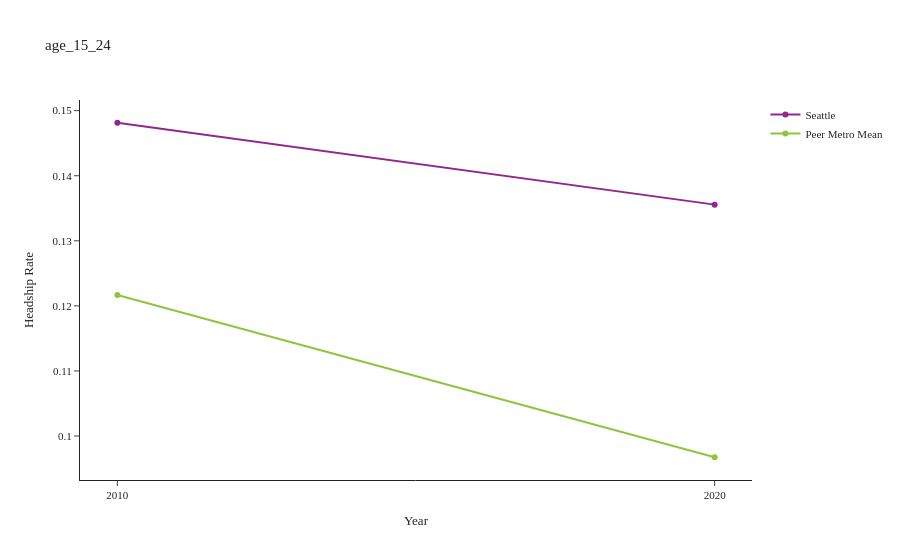
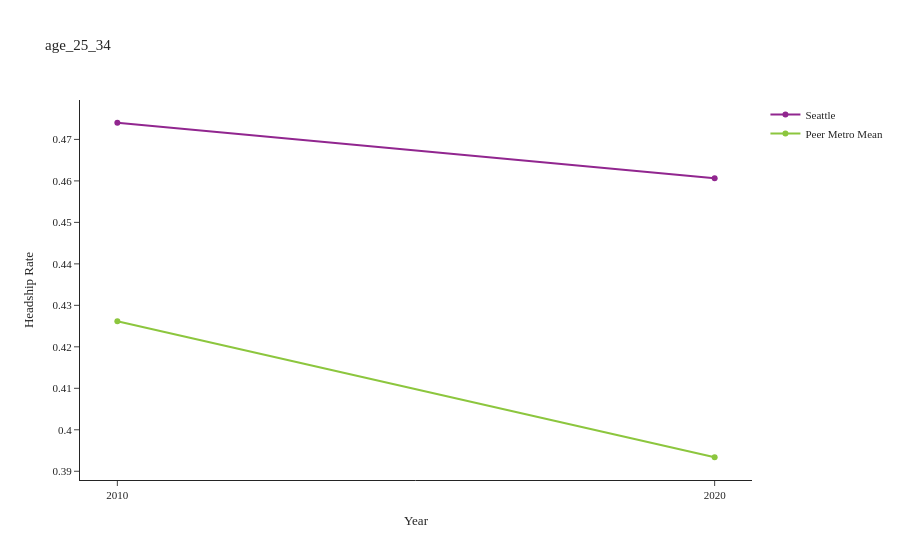
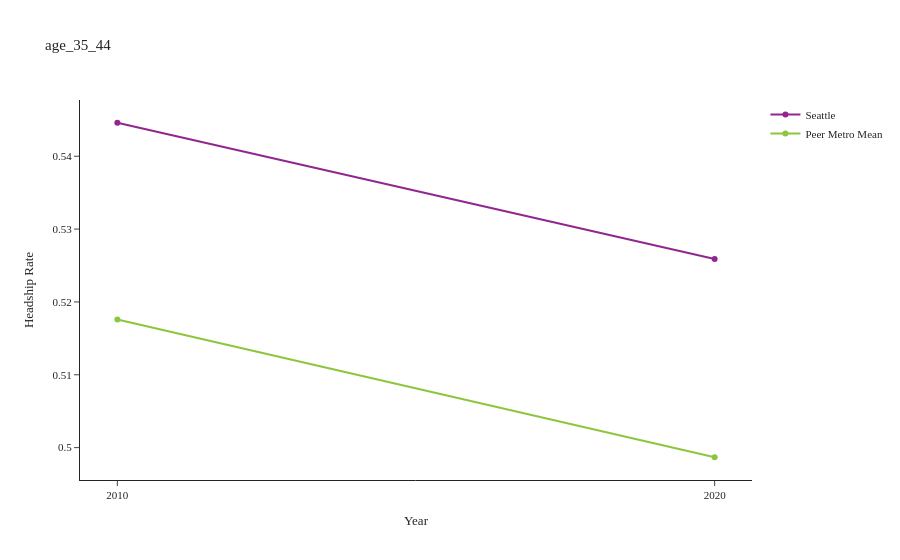
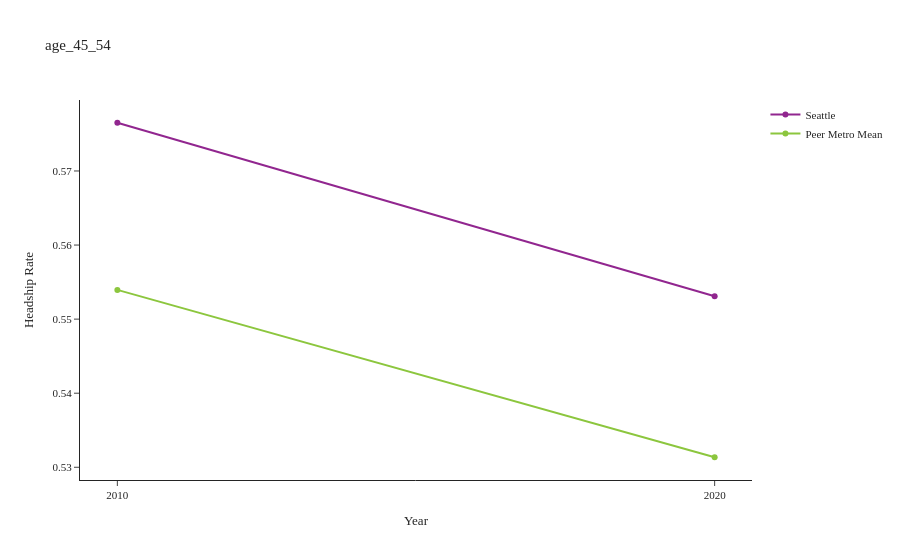

Notebook source saved alongside these figures, in order:
### Markdown cell above
# Seattle vs. Peers

### Code cell
seattle_id = 42660

# Mean across peer metros (excluding Seattle) per age/year
metro_mean = (
    plot_df[plot_df['metro_id'] != seattle_id]
    .groupby(['age', 'year'])['headship_rate']
    .mean()
    .reset_index()
    .assign(series='Peer Metro Mean')
)
seattle = (
    plot_df[plot_df['metro_id'] == seattle_id][['age', 'year', 'headship_rate']]
    .assign(series='Seattle')
)
compare_df = pd.concat([seattle, metro_mean], ignore_index=True)

for age, group in compare_df.groupby('age'):
    fig = px.line(
        group.sort_values('year'),
        x='year',
        y='headship_rate',
        color='series',
        markers=True,
        title=age,
        labels={'headship_rate': 'Headship Rate', 'year': 'Year', 'series': ''},
    )
    fig.update_xaxes(tickvals=[2010, 2020], tickformat='d')
    fig.show()

### Figure 1 — Plotly figure (JSON) as saved in the notebook; plotly's stock layout.template omitted (floating-point values rounded to 4 significant figures)
{"data": [{"hovertemplate": "=Seattle<br>Year=%{x}<br>Headship Rate=%{y}<extra></extra>", "legendgroup": "Seattle", "line": {"color": "#91268F", "dash": "solid"}, "marker": {"symbol": "circle"}, "mode": "lines+markers", "name": "Seattle", "orientation": "v", "showlegend": true, "type": "scatter", "x": [2010, 2020], "xaxis": "x", "y": [0.1481, 0.1356], "yaxis": "y"}, {"hovertemplate": "=Peer Metro Mean<br>Year=%{x}<br>Headship Rate=%{y}<extra></extra>", "legendgroup": "Peer Metro Mean", "line": {"color": "#8CC63E", "dash": "solid"}, "marker": {"symbol": "circle"}, "mode": "lines+markers", "name": "Peer Metro Mean", "orientation": "v", "showlegend": true, "type": "scatter", "x": [2010, 2020], "xaxis": "x", "y": [0.1217, 0.09674], "yaxis": "y"}], "layout": {"legend": {"title": {"text": ""}, "tracegroupgap": 0}, "title": {"text": "age_15_24"}, "xaxis": {"anchor": "y", "domain": [0, 1], "tickformat": "d", "tickvals": [2010, 2020], "title": {"text": "Year"}}, "yaxis": {"anchor": "x", "domain": [0, 1], "title": {"text": "Headship Rate"}}}}

### Figure 2 — Plotly figure (JSON) as saved in the notebook; plotly's stock layout.template omitted (floating-point values rounded to 4 significant figures)
{"data": [{"hovertemplate": "=Seattle<br>Year=%{x}<br>Headship Rate=%{y}<extra></extra>", "legendgroup": "Seattle", "line": {"color": "#91268F", "dash": "solid"}, "marker": {"symbol": "circle"}, "mode": "lines+markers", "name": "Seattle", "orientation": "v", "showlegend": true, "type": "scatter", "x": [2010, 2020], "xaxis": "x", "y": [0.474, 0.4606], "yaxis": "y"}, {"hovertemplate": "=Peer Metro Mean<br>Year=%{x}<br>Headship Rate=%{y}<extra></extra>", "legendgroup": "Peer Metro Mean", "line": {"color": "#8CC63E", "dash": "solid"}, "marker": {"symbol": "circle"}, "mode": "lines+markers", "name": "Peer Metro Mean", "orientation": "v", "showlegend": true, "type": "scatter", "x": [2010, 2020], "xaxis": "x", "y": [0.4262, 0.3934], "yaxis": "y"}], "layout": {"legend": {"title": {"text": ""}, "tracegroupgap": 0}, "title": {"text": "age_25_34"}, "xaxis": {"anchor": "y", "domain": [0, 1], "tickformat": "d", "tickvals": [2010, 2020], "title": {"text": "Year"}}, "yaxis": {"anchor": "x", "domain": [0, 1], "title": {"text": "Headship Rate"}}}}

### Figure 3 — Plotly figure (JSON) as saved in the notebook; plotly's stock layout.template omitted (floating-point values rounded to 4 significant figures)
{"data": [{"hovertemplate": "=Seattle<br>Year=%{x}<br>Headship Rate=%{y}<extra></extra>", "legendgroup": "Seattle", "line": {"color": "#91268F", "dash": "solid"}, "marker": {"symbol": "circle"}, "mode": "lines+markers", "name": "Seattle", "orientation": "v", "showlegend": true, "type": "scatter", "x": [2010, 2020], "xaxis": "x", "y": [0.5446, 0.5259], "yaxis": "y"}, {"hovertemplate": "=Peer Metro Mean<br>Year=%{x}<br>Headship Rate=%{y}<extra></extra>", "legendgroup": "Peer Metro Mean", "line": {"color": "#8CC63E", "dash": "solid"}, "marker": {"symbol": "circle"}, "mode": "lines+markers", "name": "Peer Metro Mean", "orientation": "v", "showlegend": true, "type": "scatter", "x": [2010, 2020], "xaxis": "x", "y": [0.5176, 0.4987], "yaxis": "y"}], "layout": {"legend": {"title": {"text": ""}, "tracegroupgap": 0}, "title": {"text": "age_35_44"}, "xaxis": {"anchor": "y", "domain": [0, 1], "tickformat": "d", "tickvals": [2010, 2020], "title": {"text": "Year"}}, "yaxis": {"anchor": "x", "domain": [0, 1], "title": {"text": "Headship Rate"}}}}

### Figure 4 — Plotly figure (JSON) as saved in the notebook; plotly's stock layout.template omitted (floating-point values rounded to 4 significant figures)
{"data": [{"hovertemplate": "=Seattle<br>Year=%{x}<br>Headship Rate=%{y}<extra></extra>", "legendgroup": "Seattle", "line": {"color": "#91268F", "dash": "solid"}, "marker": {"symbol": "circle"}, "mode": "lines+markers", "name": "Seattle", "orientation": "v", "showlegend": true, "type": "scatter", "x": [2010, 2020], "xaxis": "x", "y": [0.5765, 0.5531], "yaxis": "y"}, {"hovertemplate": "=Peer Metro Mean<br>Year=%{x}<br>Headship Rate=%{y}<extra></extra>", "legendgroup": "Peer Metro Mean", "line": {"color": "#8CC63E", "dash": "solid"}, "marker": {"symbol": "circle"}, "mode": "lines+markers", "name": "Peer Metro Mean", "orientation": "v", "showlegend": true, "type": "scatter", "x": [2010, 2020], "xaxis": "x", "y": [0.5539, 0.5314], "yaxis": "y"}], "layout": {"legend": {"title": {"text": ""}, "tracegroupgap": 0}, "title": {"text": "age_45_54"}, "xaxis": {"anchor": "y", "domain": [0, 1], "tickformat": "d", "tickvals": [2010, 2020], "title": {"text": "Year"}}, "yaxis": {"anchor": "x", "domain": [0, 1], "title": {"text": "Headship Rate"}}}}
